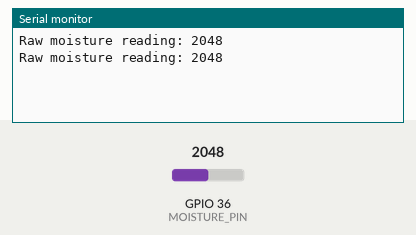
This sketch was run on a simulated ESP32. Shown: the last lines printed to the serial monitor. Inputs (shaded band) come from the test bench; at power-on: GPIO 36 (MOISTURE_PIN) = 2048 (analog values on the 0–4095 scale).

Above: at 1.8 s.
1.9 s: GPIO 36 (MOISTURE_PIN) set to 2866
At 2.5 s:
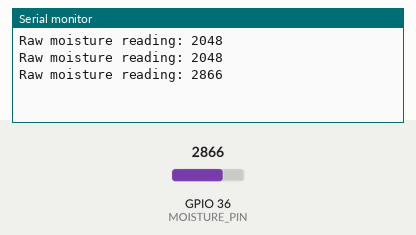
3.4 s: GPIO 36 (MOISTURE_PIN) set to 3603
At 4.8 s:
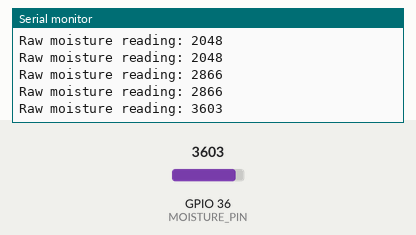
Timing chart, 0 to 6.4 s (numbered marks = the images above; inputs shaded):
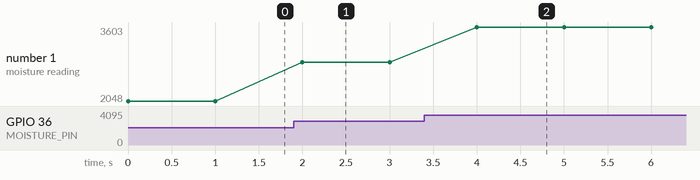

The sketch:

moisture_test.ino
```cpp
// First sensor experiment: read raw analog values.
// Sensor VCC -> ESP32 3V3, GND -> GND, AOUT -> GPIO36.
// GPIO36 is input-only and supports ADC1 on the classic ESP32.
const int MOISTURE_PIN = 36;
void setup() {
  Serial.begin(115200);
  analogReadResolution(12); // usually 0–4095
}
void loop() {
  int reading = analogRead(MOISTURE_PIN);
  Serial.print("Raw moisture reading: ");
  Serial.println(reading);
  delay(1000);
}
```

Measured:
- after the input at 1.9 s, the serial monitor: prints a new line after 0.10 s (image 1)
- after the input at 3.4 s, the serial monitor: prints a new line after 0.60 s (image 2)
- plotted number 1: 2048 → 2866 after the input at 1.9 s, 2866 → 3603 after the input at 3.4 s
